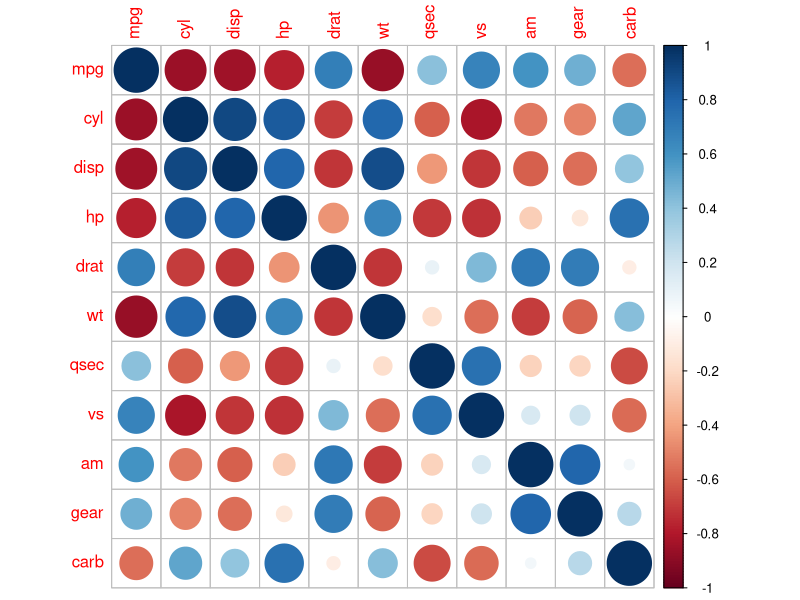
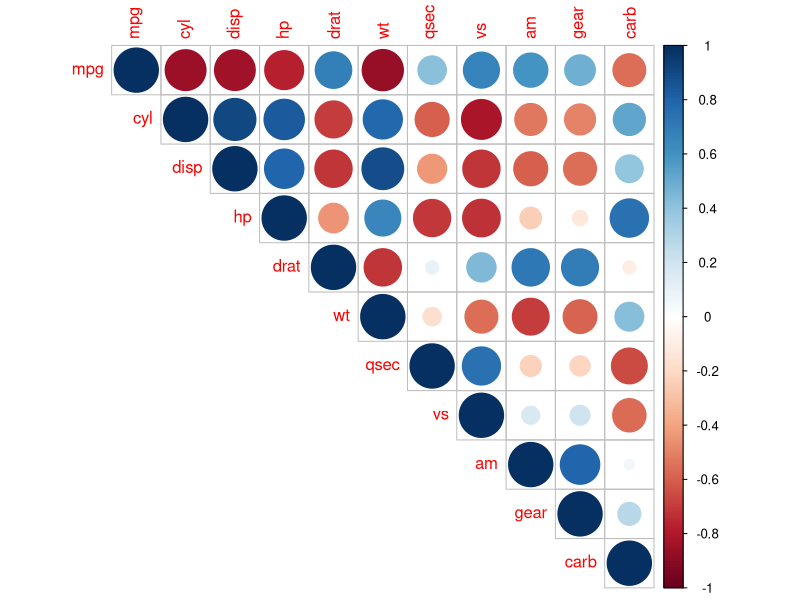
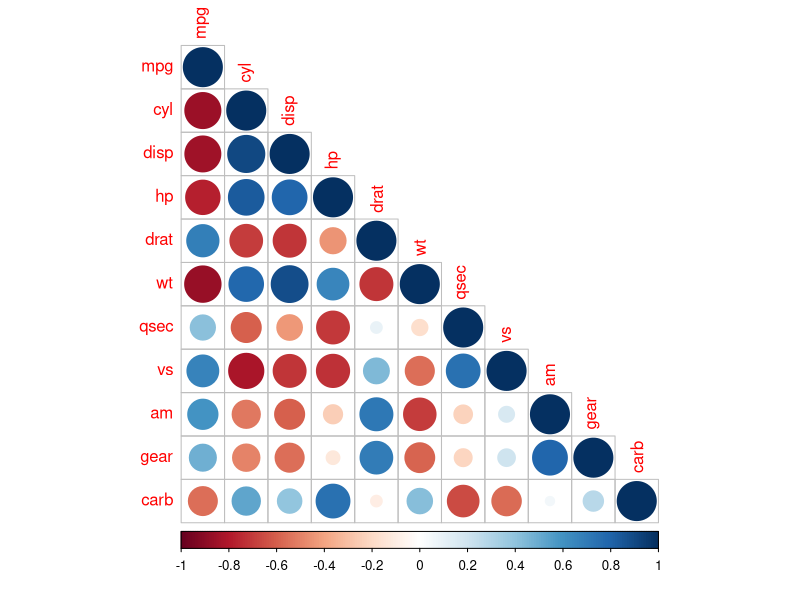
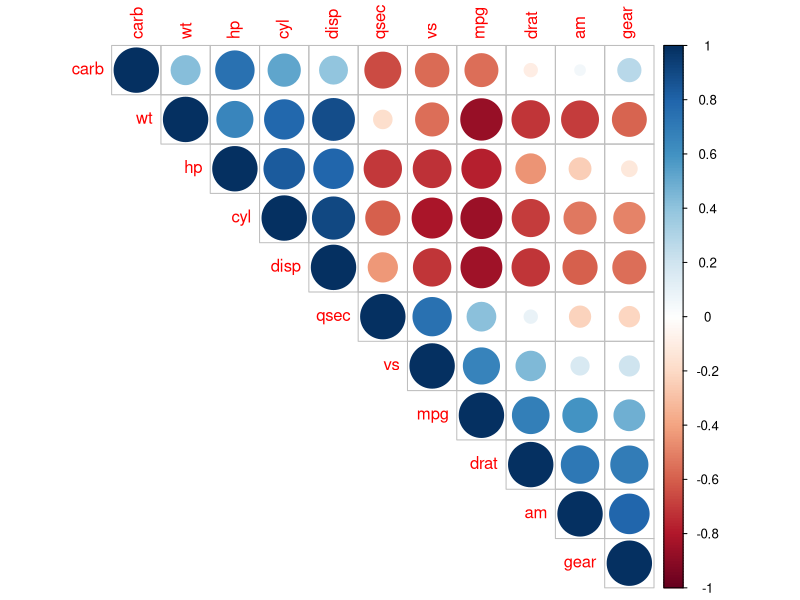
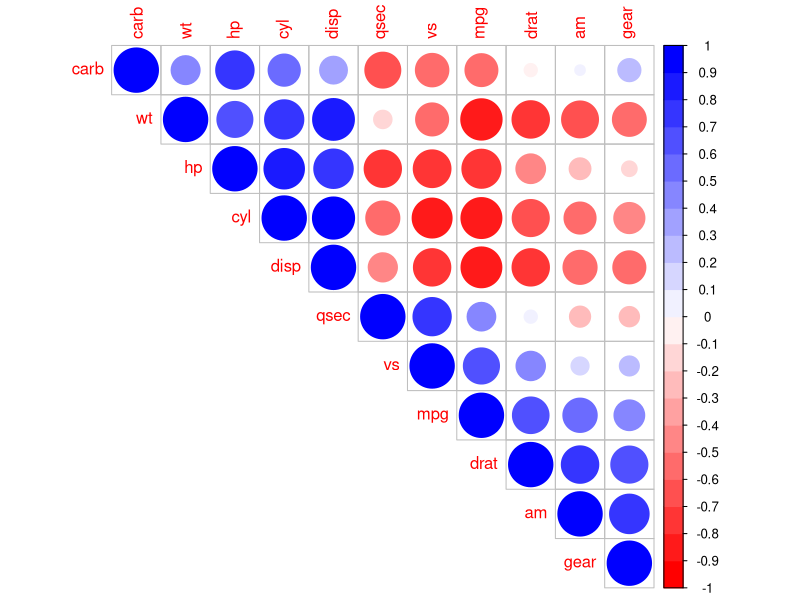
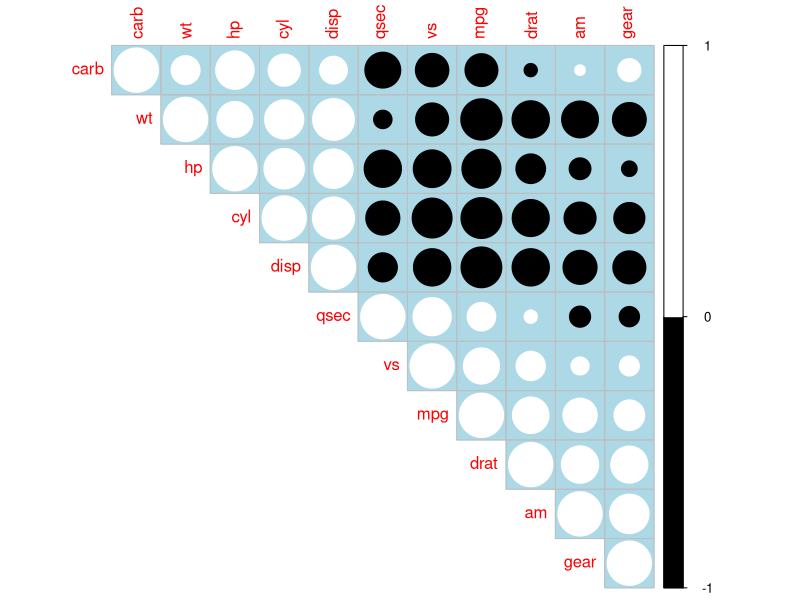
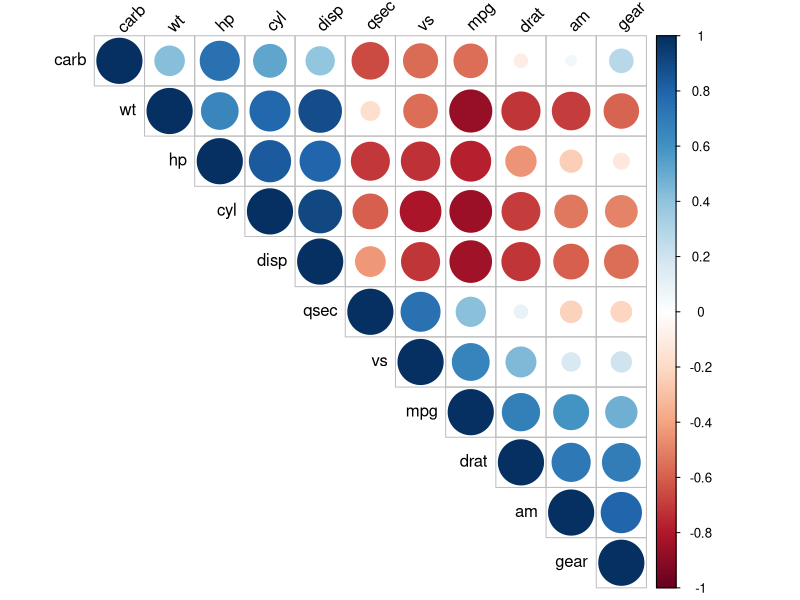

Generate these figures, in order, with R: (Note: this script raises an error after producing the figures.)
# this is script to make for a dataset, the correlation matrix for its features
# Version : V1


# lets get the dataset to use



# lets do the plot 




# test step 1 (making the corr matrix)

head(mtcars)
M<-cor(mtcars)
head(round(M,2))

# test step 2 (drawing the corr matrix plot)
library(corrplot)


# -- methods de visalisation
# Sept méthodes de visualisation différentes peuvent être utilisées : 
# “circle”, “square”, “ellipse”, “number”, “shade”, “color”, “pie”
corrplot(M, method="circle")


# --Les différentes dispositions du corrélogrammes
# Il y a 3 dispositions différentes :
#   
#   “full” (par défaut) : Affiche la Matrice de corrélation en entier.
# “upper”: Affiche le triangle supérieur de la matrice de corrélation.
# “lower”: Affiche le triangle inférieur de la matrice de corrélation.
corrplot(M, type="upper")
corrplot(M, type="lower") # preférable

# -- Réordonner la matrice de corrélation
# La matrice de corrélation peut être réordonnée en fonction du coefficient 
# de corrélation. Ceci est important pour identifier des profiles cachés 
# dans la matrice. La méthode hclust (pour hierarchical clustering) est 
# utilisée dans les exemples ci-dessous.

# Corrélogramme avec rearrengement de type hclust
corrplot(M, type="upper", order="hclust")

# -- Utilisation de differents spectres de couleurs
col<- colorRampPalette(c("red", "white", "blue"))(20)
corrplot(M, type="upper", order="hclust", col=col)

# Changement de la couleur du corrélogramme
# Comme montré dans les sections ci-dessus, 
# la couleur du corrélogramme peut être personnalisée. 
# Les palettes de couleurs du package RcolorBrewer sont utilisées dans 
# le script ci-dessous :
#   
#   library(RColorBrewer)
# corrplot(M, type="upper", order="hclust", 
#          col=brewer.pal(n=8, name="RdBu"))
# also exists : name="RdYlBu", name="PuOr", 


# -- Changer la couleur de fond en lightblue
corrplot(M, type="upper", order="hclust", col=c("black", "white"),
         bg="lightblue")


# -- Changement de la couleur et de la rotation des étiquettes de textes
# tl.col (for text label color) et tl.srt (for text label string rotation) 
# sont utilisés pour changer la couleur et l’angle de rotation des textes.

corrplot(M, type="upper", order="hclust", tl.col="black", tl.srt=45)

# -- Combiner le corrélogramme avec le test de significativité
# Calcul de la p-value des corrélations
# Pour calculer la p-value des matrices, nous allons utiliser 
# une fonction personnalisée:
  
  # mat : matrice de donnée
  # ... : Arguments supplémentaire à passer à la fonction cor.test
cor.mtest <- function(mat, ...) {
  mat <- as.matrix(mat)
  n <- ncol(mat)
  p.mat<- matrix(NA, n, n)
  diag(p.mat) <- 0
  for (i in 1:(n - 1)) {
    for (j in (i + 1):n) {
      tmp <- cor.test(mat[, i], mat[, j], ...)
      p.mat[i, j] <- p.mat[j, i] <- tmp$p.value
    }
  }
  colnames(p.mat) <- rownames(p.mat) <- colnames(mat)
  p.mat
}
# Matrice de p-value de la corrélation                  
p.mat <- cor.mtest(mtcars)
head(p.mat[, 1:5])

aaa

# what we maintained
col<- colorRampPalette(c("red", "white", "blue"))(20)
corrplot(M, method="circle",type="lower",order="hclust", col=col,
         bg="darkgrey",
         tl.col="black", tl.srt=45)
# hesitations
method="color"
method="circle"


# -- final trial of the plot 
col <- colorRampPalette(c("#BB4444", "#EE9988", "#FFFFFF", "#77AADD", "#4477AA"))
corrplot(M, method="color", col=col(200),  
         type="upper", order="hclust", 
         addCoef.col = "black", # Ajout du coefficient de corrélation
         tl.col="black", tl.srt=45, #Rotation des etiquettes de textes
         # Combiner avec le niveau de significativité
         p.mat = p.mat, sig.level = 0.01, insig = "blank", 
         # Cacher les coefficients de corrélation sur la diagonale
         diag=FALSE 
)
